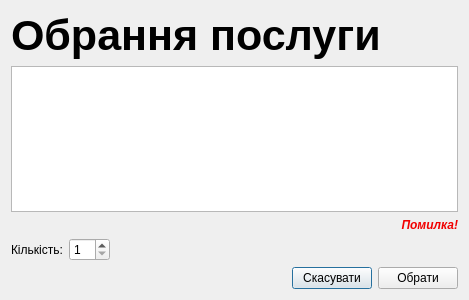
<?xml version="1.0" encoding="UTF-8"?>
<ui version="4.0">
 <class>ServiceSelectDialog</class>
 <widget class="QDialog" name="ServiceSelectDialog">
  <property name="geometry">
   <rect>
    <x>0</x>
    <y>0</y>
    <width>469</width>
    <height>300</height>
   </rect>
  </property>
  <property name="windowTitle">
   <string>Послуги</string>
  </property>
  <layout class="QVBoxLayout" name="verticalLayout">
   <item>
    <widget class="QLabel" name="label_2">
     <property name="font">
      <font>
       <pointsize>32</pointsize>
       <bold>true</bold>
      </font>
     </property>
     <property name="text">
      <string>Обрання послуги</string>
     </property>
    </widget>
   </item>
   <item>
    <widget class="QTableView" name="tableView_services">
     <property name="editTriggers">
      <set>QAbstractItemView::NoEditTriggers</set>
     </property>
     <property name="selectionMode">
      <enum>QAbstractItemView::SingleSelection</enum>
     </property>
     <property name="selectionBehavior">
      <enum>QAbstractItemView::SelectRows</enum>
     </property>
     <property name="sortingEnabled">
      <bool>true</bool>
     </property>
     <attribute name="verticalHeaderVisible">
      <bool>false</bool>
     </attribute>
    </widget>
   </item>
   <item>
    <widget class="QLabel" name="label_error_listServices">
     <property name="font">
      <font>
       <italic>true</italic>
       <bold>true</bold>
      </font>
     </property>
     <property name="styleSheet">
      <string notr="true">color: rgb(241, 0, 0);</string>
     </property>
     <property name="text">
      <string>Помилка!</string>
     </property>
     <property name="alignment">
      <set>Qt::AlignRight|Qt::AlignTrailing|Qt::AlignVCenter</set>
     </property>
    </widget>
   </item>
   <item>
    <layout class="QHBoxLayout" name="horizontalLayout">
     <item>
      <widget class="QLabel" name="label">
       <property name="text">
        <string>Кількість:</string>
       </property>
      </widget>
     </item>
     <item>
      <widget class="QSpinBox" name="spinBox_number">
       <property name="minimum">
        <number>1</number>
       </property>
      </widget>
     </item>
     <item>
      <spacer name="horizontalSpacer">
       <property name="orientation">
        <enum>Qt::Horizontal</enum>
       </property>
       <property name="sizeHint" stdset="0">
        <size>
         <width>40</width>
         <height>20</height>
        </size>
       </property>
      </spacer>
     </item>
    </layout>
   </item>
   <item>
    <layout class="QHBoxLayout" name="horizontalLayout_2">
     <item>
      <spacer name="horizontalSpacer_2">
       <property name="orientation">
        <enum>Qt::Horizontal</enum>
       </property>
       <property name="sizeHint" stdset="0">
        <size>
         <width>40</width>
         <height>20</height>
        </size>
       </property>
      </spacer>
     </item>
     <item>
      <widget class="QPushButton" name="pushButton_cancel">
       <property name="text">
        <string>Скасувати</string>
       </property>
      </widget>
     </item>
     <item>
      <widget class="QPushButton" name="pushButton_select">
       <property name="text">
        <string>Обрати</string>
       </property>
      </widget>
     </item>
    </layout>
   </item>
  </layout>
 </widget>
 <resources/>
 <connections/>
</ui>
